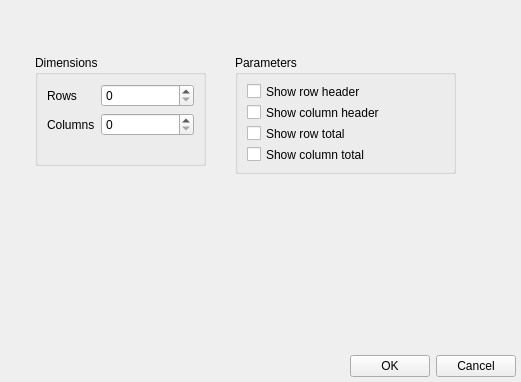
<?xml version="1.0" encoding="UTF-8"?>
<ui version="4.0">
 <class>EditFldDlg</class>
 <widget class="QDialog" name="EditFldDlg">
  <property name="geometry">
   <rect>
    <x>0</x>
    <y>0</y>
    <width>521</width>
    <height>382</height>
   </rect>
  </property>
  <property name="windowTitle">
   <string>Field editor</string>
  </property>
  <layout class="QVBoxLayout" name="verticalLayout">
   <property name="spacing">
    <number>6</number>
   </property>
   <property name="leftMargin">
    <number>5</number>
   </property>
   <property name="topMargin">
    <number>5</number>
   </property>
   <property name="rightMargin">
    <number>5</number>
   </property>
   <property name="bottomMargin">
    <number>5</number>
   </property>
   <item>
    <widget class="QStackedWidget" name="stackedWidget">
     <property name="currentIndex">
      <number>5</number>
     </property>
     <widget class="QWidget" name="page">
      <layout class="QVBoxLayout" name="verticalLayout_2">
       <property name="spacing">
        <number>0</number>
       </property>
       <property name="leftMargin">
        <number>0</number>
       </property>
       <property name="topMargin">
        <number>0</number>
       </property>
       <property name="rightMargin">
        <number>0</number>
       </property>
       <property name="bottomMargin">
        <number>0</number>
       </property>
       <item>
        <widget class="QTabWidget" name="tabWidget">
         <property name="currentIndex">
          <number>0</number>
         </property>
         <widget class="QWidget" name="tab">
          <attribute name="title">
           <string>Text</string>
          </attribute>
          <layout class="QVBoxLayout" name="verticalLayout_5">
           <property name="spacing">
            <number>0</number>
           </property>
           <property name="leftMargin">
            <number>0</number>
           </property>
           <property name="topMargin">
            <number>2</number>
           </property>
           <property name="rightMargin">
            <number>0</number>
           </property>
           <property name="bottomMargin">
            <number>0</number>
           </property>
           <item>
            <widget class="QWidget" name="widget_2" native="true">
             <layout class="QHBoxLayout" name="horizontalLayout_3">
              <property name="spacing">
               <number>0</number>
              </property>
              <property name="leftMargin">
               <number>0</number>
              </property>
              <property name="topMargin">
               <number>0</number>
              </property>
              <property name="rightMargin">
               <number>0</number>
              </property>
              <property name="bottomMargin">
               <number>3</number>
              </property>
              <item>
               <widget class="QToolButton" name="btnAddVariable">
                <property name="toolTip">
                 <string>Add variable</string>
                </property>
                <property name="text">
                 <string>...</string>
                </property>
                <property name="icon">
                 <iconset resource="images.qrc">
                  <normaloff>:/new/prefix1/images/variable.png</normaloff>:/new/prefix1/images/variable.png</iconset>
                </property>
                <property name="autoRaise">
                 <bool>true</bool>
                </property>
               </widget>
              </item>
              <item>
               <widget class="QToolButton" name="btnAddFunction">
                <property name="enabled">
                 <bool>true</bool>
                </property>
                <property name="toolTip">
                 <string>Add function</string>
                </property>
                <property name="text">
                 <string>...</string>
                </property>
                <property name="icon">
                 <iconset resource="images.qrc">
                  <normaloff>:/new/prefix1/images/function.png</normaloff>:/new/prefix1/images/function.png</iconset>
                </property>
                <property name="autoRaise">
                 <bool>true</bool>
                </property>
               </widget>
              </item>
              <item>
               <widget class="QToolButton" name="btnFormatting">
                <property name="enabled">
                 <bool>true</bool>
                </property>
                <property name="toolTip">
                 <string>Add formatting</string>
                </property>
                <property name="text">
                 <string>...</string>
                </property>
                <property name="icon">
                 <iconset resource="images.qrc">
                  <normaloff>:/new/prefix1/images/formating.png</normaloff>:/new/prefix1/images/formating.png</iconset>
                </property>
                <property name="autoRaise">
                 <bool>true</bool>
                </property>
               </widget>
              </item>
              <item>
               <widget class="QToolButton" name="btnTextDirection">
                <property name="enabled">
                 <bool>false</bool>
                </property>
                <property name="toolTip">
                 <string>Text direction</string>
                </property>
                <property name="text">
                 <string>&lt;-</string>
                </property>
                <property name="checkable">
                 <bool>true</bool>
                </property>
                <property name="autoRaise">
                 <bool>true</bool>
                </property>
               </widget>
              </item>
              <item>
               <widget class="QRadioButton" name="radioButtonText">
                <property name="text">
                 <string>Text</string>
                </property>
               </widget>
              </item>
              <item>
               <widget class="QRadioButton" name="radioButtonTextImage">
                <property name="text">
                 <string>Process as image</string>
                </property>
               </widget>
              </item>
              <item>
               <widget class="QRadioButton" name="radioButtonDatabaseImage">
                <property name="text">
                 <string>Image from database</string>
                </property>
               </widget>
              </item>
              <item>
               <spacer name="horizontalSpacer_3">
                <property name="orientation">
                 <enum>Qt::Horizontal</enum>
                </property>
                <property name="sizeHint" stdset="0">
                 <size>
                  <width>40</width>
                  <height>20</height>
                 </size>
                </property>
               </spacer>
              </item>
             </layout>
            </widget>
           </item>
           <item>
            <widget class="QTextEdit" name="textEdit"/>
           </item>
           <item>
            <widget class="QLabel" name="lblAttention">
             <property name="styleSheet">
              <string notr="true">border-color: rgb(255, 255, 255);</string>
             </property>
             <property name="text">
              <string>Attention! You may enter just ONE variable and not any text.</string>
             </property>
            </widget>
           </item>
          </layout>
         </widget>
         <widget class="QWidget" name="tab_2">
          <attribute name="title">
           <string>Condtion</string>
          </attribute>
          <layout class="QVBoxLayout" name="verticalLayout_9">
           <item>
            <layout class="QHBoxLayout" name="horizontalLayout_6">
             <item>
              <widget class="QRadioButton" name="rdPrinting">
               <property name="text">
                <string>Printing</string>
               </property>
               <property name="checked">
                <bool>true</bool>
               </property>
               <attribute name="buttonGroup">
                <string notr="true">buttonGroup</string>
               </attribute>
              </widget>
             </item>
             <item>
              <widget class="QRadioButton" name="rdHighlighting">
               <property name="text">
                <string>Hightlighting</string>
               </property>
               <attribute name="buttonGroup">
                <string notr="true">buttonGroup</string>
               </attribute>
              </widget>
             </item>
            </layout>
           </item>
           <item>
            <widget class="QGroupBox" name="grpCondition">
             <property name="title">
              <string>Condition</string>
             </property>
             <layout class="QVBoxLayout" name="verticalLayout_6">
              <item>
               <widget class="QLineEdit" name="edtCondition"/>
              </item>
             </layout>
            </widget>
           </item>
           <item>
            <layout class="QHBoxLayout" name="horizontalLayout_7">
             <item>
              <widget class="QGroupBox" name="grpFont">
               <property name="enabled">
                <bool>false</bool>
               </property>
               <property name="title">
                <string>Font</string>
               </property>
               <layout class="QVBoxLayout" name="verticalLayout_7">
                <item>
                 <widget class="QCheckBox" name="chkBold">
                  <property name="text">
                   <string>Bold</string>
                  </property>
                 </widget>
                </item>
                <item>
                 <widget class="QCheckBox" name="chkItalic">
                  <property name="text">
                   <string>Italic</string>
                  </property>
                 </widget>
                </item>
                <item>
                 <widget class="QCheckBox" name="chkUnderline">
                  <property name="text">
                   <string>Underline</string>
                  </property>
                 </widget>
                </item>
                <item>
                 <widget class="QCheckBox" name="chkStrikeout">
                  <property name="text">
                   <string>Strikeout</string>
                  </property>
                 </widget>
                </item>
                <item>
                 <spacer name="verticalSpacer">
                  <property name="orientation">
                   <enum>Qt::Vertical</enum>
                  </property>
                  <property name="sizeHint" stdset="0">
                   <size>
                    <width>20</width>
                    <height>40</height>
                   </size>
                  </property>
                 </spacer>
                </item>
                <item>
                 <layout class="QHBoxLayout" name="horizontalLayout_4">
                  <item>
                   <widget class="QLabel" name="lblColorF">
                    <property name="frameShape">
                     <enum>QFrame::Box</enum>
                    </property>
                    <property name="frameShadow">
                     <enum>QFrame::Sunken</enum>
                    </property>
                    <property name="text">
                     <string/>
                    </property>
                   </widget>
                  </item>
                  <item>
                   <widget class="QPushButton" name="btnColorF">
                    <property name="text">
                     <string>Color...</string>
                    </property>
                   </widget>
                  </item>
                 </layout>
                </item>
               </layout>
              </widget>
             </item>
             <item>
              <widget class="QGroupBox" name="grpBackground">
               <property name="enabled">
                <bool>false</bool>
               </property>
               <property name="title">
                <string>Background</string>
               </property>
               <layout class="QVBoxLayout" name="verticalLayout_8">
                <item>
                 <widget class="QRadioButton" name="rdTransparent">
                  <property name="text">
                   <string>Transparent</string>
                  </property>
                  <property name="checked">
                   <bool>true</bool>
                  </property>
                 </widget>
                </item>
                <item>
                 <widget class="QRadioButton" name="rdOther">
                  <property name="text">
                   <string>Other</string>
                  </property>
                 </widget>
                </item>
                <item>
                 <spacer name="verticalSpacer_2">
                  <property name="orientation">
                   <enum>Qt::Vertical</enum>
                  </property>
                  <property name="sizeHint" stdset="0">
                   <size>
                    <width>20</width>
                    <height>40</height>
                   </size>
                  </property>
                 </spacer>
                </item>
                <item>
                 <layout class="QHBoxLayout" name="horizontalLayout_5">
                  <item>
                   <widget class="QLabel" name="lblColorB">
                    <property name="frameShape">
                     <enum>QFrame::Box</enum>
                    </property>
                    <property name="frameShadow">
                     <enum>QFrame::Sunken</enum>
                    </property>
                    <property name="text">
                     <string/>
                    </property>
                   </widget>
                  </item>
                  <item>
                   <widget class="QPushButton" name="btnColorB">
                    <property name="text">
                     <string>Color...</string>
                    </property>
                   </widget>
                  </item>
                 </layout>
                </item>
               </layout>
              </widget>
             </item>
            </layout>
           </item>
          </layout>
         </widget>
        </widget>
       </item>
      </layout>
     </widget>
     <widget class="QWidget" name="page_2">
      <layout class="QVBoxLayout" name="verticalLayout_3">
       <property name="spacing">
        <number>6</number>
       </property>
       <property name="leftMargin">
        <number>0</number>
       </property>
       <property name="topMargin">
        <number>0</number>
       </property>
       <property name="rightMargin">
        <number>0</number>
       </property>
       <property name="bottomMargin">
        <number>0</number>
       </property>
       <item>
        <widget class="QWidget" name="widget" native="true">
         <property name="sizePolicy">
          <sizepolicy hsizetype="Preferred" vsizetype="Fixed">
           <horstretch>0</horstretch>
           <verstretch>0</verstretch>
          </sizepolicy>
         </property>
         <layout class="QHBoxLayout" name="horizontalLayout_2">
          <property name="spacing">
           <number>0</number>
          </property>
          <property name="leftMargin">
           <number>0</number>
          </property>
          <property name="topMargin">
           <number>0</number>
          </property>
          <property name="rightMargin">
           <number>0</number>
          </property>
          <property name="bottomMargin">
           <number>0</number>
          </property>
          <item>
           <widget class="QToolButton" name="btnLoadImage">
            <property name="text">
             <string>...</string>
            </property>
            <property name="icon">
             <iconset resource="images.qrc">
              <normaloff>:/new/prefix1/images/open.png</normaloff>:/new/prefix1/images/open.png</iconset>
            </property>
            <property name="autoRaise">
             <bool>true</bool>
            </property>
           </widget>
          </item>
          <item>
           <widget class="QToolButton" name="btnSaveImage">
            <property name="toolTip">
             <string>Save As</string>
            </property>
            <property name="text">
             <string>...</string>
            </property>
            <property name="icon">
             <iconset resource="images.qrc">
              <normaloff>:/new/prefix1/images/saveAll.png</normaloff>:/new/prefix1/images/saveAll.png</iconset>
            </property>
            <property name="autoRaise">
             <bool>true</bool>
            </property>
           </widget>
          </item>
          <item>
           <widget class="QCheckBox" name="chkIgnoreAspectRatio">
            <property name="text">
             <string>Ignore aspect ratio</string>
            </property>
           </widget>
          </item>
          <item>
           <spacer name="horizontalSpacer_2">
            <property name="orientation">
             <enum>Qt::Horizontal</enum>
            </property>
            <property name="sizeHint" stdset="0">
             <size>
              <width>40</width>
              <height>20</height>
             </size>
            </property>
           </spacer>
          </item>
         </layout>
        </widget>
       </item>
       <item>
        <widget class="QScrollArea" name="scrollArea">
         <property name="widgetResizable">
          <bool>true</bool>
         </property>
         <widget class="QWidget" name="scrollAreaWidgetContents">
          <property name="geometry">
           <rect>
            <x>0</x>
            <y>0</y>
            <width>509</width>
            <height>311</height>
           </rect>
          </property>
          <layout class="QVBoxLayout" name="verticalLayout_4">
           <property name="spacing">
            <number>0</number>
           </property>
           <property name="leftMargin">
            <number>0</number>
           </property>
           <property name="topMargin">
            <number>0</number>
           </property>
           <property name="rightMargin">
            <number>0</number>
           </property>
           <property name="bottomMargin">
            <number>0</number>
           </property>
           <item>
            <widget class="QLabel" name="label">
             <property name="sizePolicy">
              <sizepolicy hsizetype="Ignored" vsizetype="Ignored">
               <horstretch>0</horstretch>
               <verstretch>0</verstretch>
              </sizepolicy>
             </property>
             <property name="text">
              <string/>
             </property>
             <property name="pixmap">
              <pixmap resource="images.qrc">:/new/prefix1/images/picture.png</pixmap>
             </property>
            </widget>
           </item>
          </layout>
         </widget>
        </widget>
       </item>
      </layout>
     </widget>
     <widget class="QWidget" name="page_3">
      <layout class="QVBoxLayout" name="verticalLayout_11">
       <property name="spacing">
        <number>0</number>
       </property>
       <property name="leftMargin">
        <number>0</number>
       </property>
       <property name="topMargin">
        <number>0</number>
       </property>
       <property name="rightMargin">
        <number>0</number>
       </property>
       <property name="bottomMargin">
        <number>0</number>
       </property>
       <item>
        <widget class="QTabWidget" name="tabDiagram">
         <property name="currentIndex">
          <number>0</number>
         </property>
         <widget class="QWidget" name="tab_5">
          <attribute name="title">
           <string>Diagram property</string>
          </attribute>
          <layout class="QVBoxLayout" name="verticalLayout_13">
           <item>
            <widget class="QGroupBox" name="groupBox">
             <property name="title">
              <string>Diagram</string>
             </property>
             <layout class="QVBoxLayout" name="verticalLayout_12">
              <item>
               <layout class="QHBoxLayout" name="horizontalLayout_8">
                <item>
                 <widget class="QLabel" name="label_2">
                  <property name="text">
                   <string>Chart caption</string>
                  </property>
                 </widget>
                </item>
                <item>
                 <widget class="QLineEdit" name="edtCaption"/>
                </item>
               </layout>
              </item>
              <item>
               <widget class="QCheckBox" name="chkShowCaption">
                <property name="text">
                 <string>Show caption</string>
                </property>
               </widget>
              </item>
              <item>
               <widget class="QCheckBox" name="chkShowGrid">
                <property name="text">
                 <string>Show grid</string>
                </property>
               </widget>
              </item>
              <item>
               <widget class="QCheckBox" name="chkShowLegend">
                <property name="text">
                 <string>Show legend</string>
                </property>
               </widget>
              </item>
              <item>
               <widget class="QCheckBox" name="chkGraphs">
                <property name="text">
                 <string>Set the params of the graphs</string>
                </property>
               </widget>
              </item>
              <item>
               <widget class="QCheckBox" name="chkGraphsCaption">
                <property name="text">
                 <string>Show graph caption</string>
                </property>
               </widget>
              </item>
              <item>
               <widget class="QGroupBox" name="grpGraphCaption">
                <property name="enabled">
                 <bool>false</bool>
                </property>
                <property name="title">
                 <string>Graph caption</string>
                </property>
                <layout class="QVBoxLayout" name="verticalLayout_10">
                 <item>
                  <widget class="QRadioButton" name="rbRealValue">
                   <property name="text">
                    <string>Real values</string>
                   </property>
                   <property name="checked">
                    <bool>true</bool>
                   </property>
                  </widget>
                 </item>
                 <item>
                  <widget class="QRadioButton" name="rbPercentValue">
                   <property name="text">
                    <string>Percent values</string>
                   </property>
                  </widget>
                 </item>
                </layout>
               </widget>
              </item>
              <item>
               <spacer name="verticalSpacer_3">
                <property name="orientation">
                 <enum>Qt::Vertical</enum>
                </property>
                <property name="sizeHint" stdset="0">
                 <size>
                  <width>20</width>
                  <height>40</height>
                 </size>
                </property>
               </spacer>
              </item>
             </layout>
            </widget>
           </item>
          </layout>
         </widget>
         <widget class="QWidget" name="tabGraphs">
          <attribute name="title">
           <string>Graphs</string>
          </attribute>
          <layout class="QVBoxLayout" name="verticalLayout_14">
           <item>
            <layout class="QHBoxLayout" name="horizontalLayout_9">
             <property name="spacing">
              <number>0</number>
             </property>
             <item>
              <widget class="QToolButton" name="btnAddRow">
               <property name="toolTip">
                <string>Add row</string>
               </property>
               <property name="text">
                <string>...</string>
               </property>
               <property name="icon">
                <iconset resource="images.qrc">
                 <normaloff>:/new/prefix1/images/edit_add.png</normaloff>:/new/prefix1/images/edit_add.png</iconset>
               </property>
              </widget>
             </item>
             <item>
              <widget class="QToolButton" name="btnRemoveRow">
               <property name="toolTip">
                <string>Remove row</string>
               </property>
               <property name="text">
                <string>...</string>
               </property>
               <property name="icon">
                <iconset resource="images.qrc">
                 <normaloff>:/new/prefix1/images/edit_remove.png</normaloff>:/new/prefix1/images/edit_remove.png</iconset>
               </property>
              </widget>
             </item>
             <item>
              <widget class="QToolButton" name="btnUp">
               <property name="toolTip">
                <string>Up</string>
               </property>
               <property name="text">
                <string>...</string>
               </property>
               <property name="icon">
                <iconset resource="images.qrc">
                 <normaloff>:/new/prefix1/images/up.png</normaloff>:/new/prefix1/images/up.png</iconset>
               </property>
              </widget>
             </item>
             <item>
              <widget class="QToolButton" name="btnDown">
               <property name="toolTip">
                <string>Down</string>
               </property>
               <property name="text">
                <string>...</string>
               </property>
               <property name="icon">
                <iconset resource="images.qrc">
                 <normaloff>:/new/prefix1/images/down.png</normaloff>:/new/prefix1/images/down.png</iconset>
               </property>
              </widget>
             </item>
             <item>
              <spacer name="horizontalSpacer_4">
               <property name="orientation">
                <enum>Qt::Horizontal</enum>
               </property>
               <property name="sizeHint" stdset="0">
                <size>
                 <width>40</width>
                 <height>20</height>
                </size>
               </property>
              </spacer>
             </item>
            </layout>
           </item>
           <item>
            <widget class="QTableWidget" name="tableWidget">
             <property name="editTriggers">
              <set>QAbstractItemView::DoubleClicked</set>
             </property>
             <property name="selectionMode">
              <enum>QAbstractItemView::SingleSelection</enum>
             </property>
             <property name="columnCount">
              <number>3</number>
             </property>
             <attribute name="horizontalHeaderDefaultSectionSize">
              <number>120</number>
             </attribute>
             <attribute name="horizontalHeaderMinimumSectionSize">
              <number>30</number>
             </attribute>
             <attribute name="horizontalHeaderStretchLastSection">
              <bool>true</bool>
             </attribute>
             <attribute name="verticalHeaderVisible">
              <bool>false</bool>
             </attribute>
             <attribute name="verticalHeaderDefaultSectionSize">
              <number>22</number>
             </attribute>
             <column>
              <property name="text">
               <string>Caption</string>
              </property>
             </column>
             <column>
              <property name="text">
               <string>Value</string>
              </property>
             </column>
             <column>
              <property name="text">
               <string>Color</string>
              </property>
             </column>
            </widget>
           </item>
          </layout>
         </widget>
        </widget>
       </item>
      </layout>
     </widget>
     <widget class="QWidget" name="page_4">
      <layout class="QGridLayout" name="gridLayout">
       <item row="1" column="0">
        <widget class="QLabel" name="label_4">
         <property name="text">
          <string>Barcode type</string>
         </property>
        </widget>
       </item>
       <item row="1" column="1">
        <widget class="QComboBox" name="bstyle"/>
       </item>
       <item row="3" column="0" colspan="4">
        <layout class="QHBoxLayout" name="horizontalLayout_10">
         <item>
          <widget class="QLabel" name="label_3">
           <property name="text">
            <string>Value:</string>
           </property>
          </widget>
         </item>
         <item>
          <widget class="QLineEdit" name="edtValue"/>
         </item>
        </layout>
       </item>
       <item row="1" column="2">
        <widget class="QLabel" name="label_5">
         <property name="text">
          <string>Frame type</string>
         </property>
        </widget>
       </item>
       <item row="1" column="3">
        <widget class="QComboBox" name="cbFrameType"/>
       </item>
       <item row="0" column="0" colspan="4">
        <widget class="BarCode" name="wBarcode" native="true">
         <property name="sizePolicy">
          <sizepolicy hsizetype="Expanding" vsizetype="Expanding">
           <horstretch>0</horstretch>
           <verstretch>0</verstretch>
          </sizepolicy>
         </property>
        </widget>
       </item>
       <item row="2" column="0">
        <widget class="QLabel" name="label_6">
         <property name="text">
          <string>Height</string>
         </property>
        </widget>
       </item>
       <item row="2" column="1">
        <widget class="QSpinBox" name="spnHeight">
         <property name="suffix">
          <string>X</string>
         </property>
         <property name="maximum">
          <number>300</number>
         </property>
         <property name="value">
          <number>50</number>
         </property>
        </widget>
       </item>
      </layout>
     </widget>
     <widget class="QWidget" name="page_5">
      <layout class="QVBoxLayout" name="verticalLayout_15">
       <property name="spacing">
        <number>0</number>
       </property>
       <property name="leftMargin">
        <number>0</number>
       </property>
       <property name="topMargin">
        <number>0</number>
       </property>
       <property name="rightMargin">
        <number>0</number>
       </property>
       <property name="bottomMargin">
        <number>0</number>
       </property>
       <item>
        <widget class="XYZTextEditor" name="textEditRich" native="true"/>
       </item>
      </layout>
     </widget>
     <widget class="QWidget" name="page_6">
      <widget class="QGroupBox" name="groupBox_2">
       <property name="geometry">
        <rect>
         <x>30</x>
         <y>50</y>
         <width>171</width>
         <height>111</height>
        </rect>
       </property>
       <property name="title">
        <string>Dimensions</string>
       </property>
       <layout class="QFormLayout" name="formLayout">
        <item row="0" column="0">
         <widget class="QLabel" name="label_8">
          <property name="text">
           <string>Rows</string>
          </property>
         </widget>
        </item>
        <item row="0" column="1">
         <widget class="QSpinBox" name="spnRowCount"/>
        </item>
        <item row="1" column="0">
         <widget class="QLabel" name="label_9">
          <property name="text">
           <string>Columns</string>
          </property>
         </widget>
        </item>
        <item row="1" column="1">
         <widget class="QSpinBox" name="spnColCount"/>
        </item>
       </layout>
      </widget>
      <widget class="QGroupBox" name="groupBox_3">
       <property name="geometry">
        <rect>
         <x>230</x>
         <y>50</y>
         <width>221</width>
         <height>119</height>
        </rect>
       </property>
       <property name="title">
        <string>Parameters</string>
       </property>
       <layout class="QVBoxLayout" name="verticalLayout_16">
        <item>
         <widget class="QCheckBox" name="chkRowHeader">
          <property name="text">
           <string>Show row header</string>
          </property>
         </widget>
        </item>
        <item>
         <widget class="QCheckBox" name="chkColHeader">
          <property name="text">
           <string>Show column header</string>
          </property>
         </widget>
        </item>
        <item>
         <widget class="QCheckBox" name="chkRowTotal">
          <property name="text">
           <string>Show row total</string>
          </property>
         </widget>
        </item>
        <item>
         <widget class="QCheckBox" name="chlColTotal">
          <property name="text">
           <string>Show column total</string>
          </property>
         </widget>
        </item>
       </layout>
      </widget>
     </widget>
    </widget>
   </item>
   <item>
    <layout class="QHBoxLayout" name="horizontalLayout">
     <item>
      <spacer name="horizontalSpacer">
       <property name="orientation">
        <enum>Qt::Horizontal</enum>
       </property>
       <property name="sizeHint" stdset="0">
        <size>
         <width>40</width>
         <height>20</height>
        </size>
       </property>
      </spacer>
     </item>
     <item>
      <widget class="QPushButton" name="btnOK">
       <property name="text">
        <string>OK</string>
       </property>
      </widget>
     </item>
     <item>
      <widget class="QPushButton" name="btnCancel">
       <property name="text">
        <string>Cancel</string>
       </property>
      </widget>
     </item>
    </layout>
   </item>
  </layout>
 </widget>
 <customwidgets>
  <customwidget>
   <class>BarCode</class>
   <extends>QWidget</extends>
   <header location="global">Barcode.h</header>
   <container>1</container>
  </customwidget>
  <customwidget>
   <class>XYZTextEditor</class>
   <extends>QWidget</extends>
   <header>XYZ_TextEditor.h</header>
   <container>1</container>
  </customwidget>
 </customwidgets>
 <resources>
  <include location="images.qrc"/>
 </resources>
 <connections>
  <connection>
   <sender>btnOK</sender>
   <signal>clicked()</signal>
   <receiver>EditFldDlg</receiver>
   <slot>accept()</slot>
   <hints>
    <hint type="sourcelabel">
     <x>268</x>
     <y>277</y>
    </hint>
    <hint type="destinationlabel">
     <x>199</x>
     <y>149</y>
    </hint>
   </hints>
  </connection>
  <connection>
   <sender>btnCancel</sender>
   <signal>clicked()</signal>
   <receiver>EditFldDlg</receiver>
   <slot>reject()</slot>
   <hints>
    <hint type="sourcelabel">
     <x>351</x>
     <y>277</y>
    </hint>
    <hint type="destinationlabel">
     <x>199</x>
     <y>149</y>
    </hint>
   </hints>
  </connection>
  <connection>
   <sender>chkGraphsCaption</sender>
   <signal>toggled(bool)</signal>
   <receiver>grpGraphCaption</receiver>
   <slot>setEnabled(bool)</slot>
   <hints>
    <hint type="sourcelabel">
     <x>200</x>
     <y>193</y>
    </hint>
    <hint type="destinationlabel">
     <x>215</x>
     <y>254</y>
    </hint>
   </hints>
  </connection>
 </connections>
 <buttongroups>
  <buttongroup name="buttonGroup"/>
 </buttongroups>
</ui>
